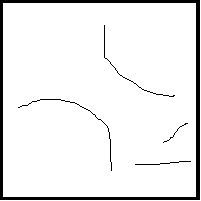
%> input picture square.png, 201 x 201 px
$ octave zz_test.m   (GNU Octave 9; MATLAB toolbox functions it lacks are replaced by stand-ins)
%> lines starting %> are read from the running program, lines starting %| are printed output that depends on the picture; in (x1, y1, x2, y2) boxes, pixels count from 0 and x2, y2 are one past the last pixel; in counts of white or black regions, pixels touching at a corner belong together; the program's own positions count from 1
c=5; % speed of wave;
dx=1; % space step;
dt=0.05; % time step;
szx=200;
szy=200; % sizes
tm=1000; % time
k=0.01; % decay factor

x=0:dx:szx;
y=0:dx:szy; % space
t=0:dt:tm; % time

mic = [125,125];
src = [30,5];

Lx=length(x);
Ly=length(y);

u=zeros(Ly,Lx); % initial value
u(src(1),src(2))=100;
% [5 lines of commented-out code are left out]

uo=u; % previose = curent => velocties =0

[Xim,map] = imread("square.png");
%> Xim is the input picture: size 201x201x3 uint8; 92.9% white; 5 black regions, box (x1, y1, x2, y2) and area: (0, 0, 200, 200) 2558, (18, 99, 112, 171) 135, (104, 25, 175, 97) 107, (135, 161, 191, 165) 56, (163, 123, 188, 143) 30
%> map = []
Xim = rgb2gray(Xim);
bw = Xim<=0; % boundary
msk = imdilate(bw, int8(ones(3,3))) & ~bw;
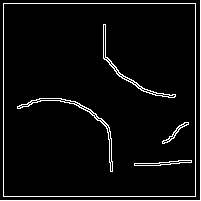
%> msk: size 201x201 logical; 5% white in thin lines or dots
bck = 1; %reflective attenuation factor of boundary

close all;
hf=figure;
ha=axes;
hi=imagesc(x,y,u);
colorbar;
set(ha,'clim',[-1 1]);
axis equal;

% cyan colormap:
bl1=linspace(0,1,64)';
bl2=linspace(0.0,1,64)';
bl3=linspace(0.0,0,64)';
bl=[bl3 bl2 bl1];
colormap(bl);

D=[0 1 0; 1 -4 1; 0 1 0]; % 2d laplace operator

kdt=k*dt;
c1=dt^2*c^2/dx^2;
lc=1;
dlc=25;
for tt=t

    %if tt<50
    %    u(10,10)=sin(tt)*100;
    %end

    u(src(1),src(2)) = u(src(1),src(2)) + rand*2-1;

    un=(2-kdt)*u+(kdt-1)*uo+c1*conv2(u,D,'same'); % new


    uo=u; % curent become old
    u=un; % new become current

    um = uo(msk)*-bck; %MB: reflect at the BC, that is to say, invert pixels at the BC
    u(msk)=um; %add reflected pixels from prev time step
    u(bw)=0; %remove mask pixels not on the one pixel edge of the boundary

    u_plot = u;
    u_plot(bw) = -1;
    u_plot(mic(1),mic(2)) = 1;

    if mod(lc-1,dlc)==0
        set(hi,'CData',u_plot);
        drawnow;
    end

    output(lc) = u (11,11);
    source(lc) = u(10,10);

    lc=lc+1;
end
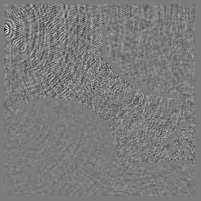
%> u: size 201x201 double; min -2.05, max 2.16, mean 0.0004; drawn with min black and max white
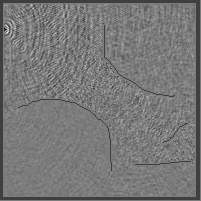
%> u_plot: size 201x201 double; min -2.05, max 2.16, mean -0.071; drawn with min black and max white
%> after the loop, lc = 20002
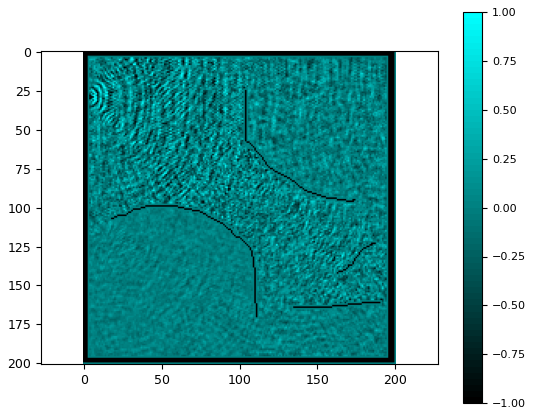
%> figure redrawn from the program's plot data


figure(2)
Y1 = fft(output);

L = length(output);
%> L = 20001
Fs = 1/dt;
P21 = abs(Y1/L);
P11 = P21(1:L/2+1);
P11(2:end-1) = 2*P11(2:end-1);

f = Fs*(0:(L/2))/L;
plot(f,P11)
title('Output')
xlabel('f (Hz)')
ylabel('|P1(f)|')
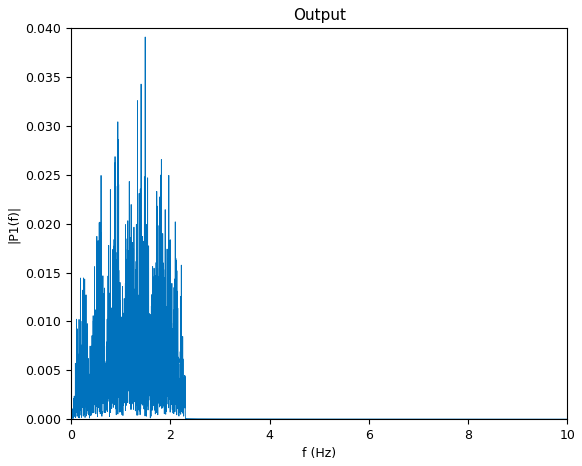
%> figure redrawn from the program's plot data; curve peaks at x = 1.49, y = 0.0391

figure(3)
Y2 = fft(source);
P22 = abs(Y2/L);
P12 = P22(1:L/2+1);
P12(2:end-1) = 2*P12(2:end-1);

plot(f,P12)
title('Source')
xlabel('f (Hz)')
ylabel('|P1(f)|')
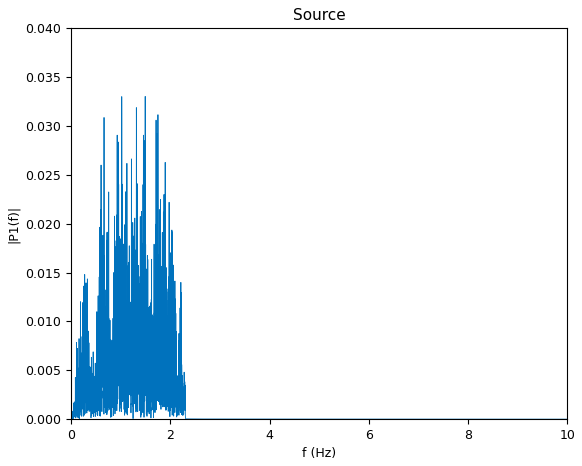
%> figure redrawn from the program's plot data; curve peaks at x = 1.49, y = 0.033


hp_out_power = sum(P11(L*0.1+1:end));
%> hp_out_power = 1.58
hp_in_power = sum(P12(L*0.1+1:end));
%> hp_in_power = 1.41

fitness = hp_in_power - hp_out_power;
%> fitness = -0.166


% [10 lines of commented-out code are left out]
